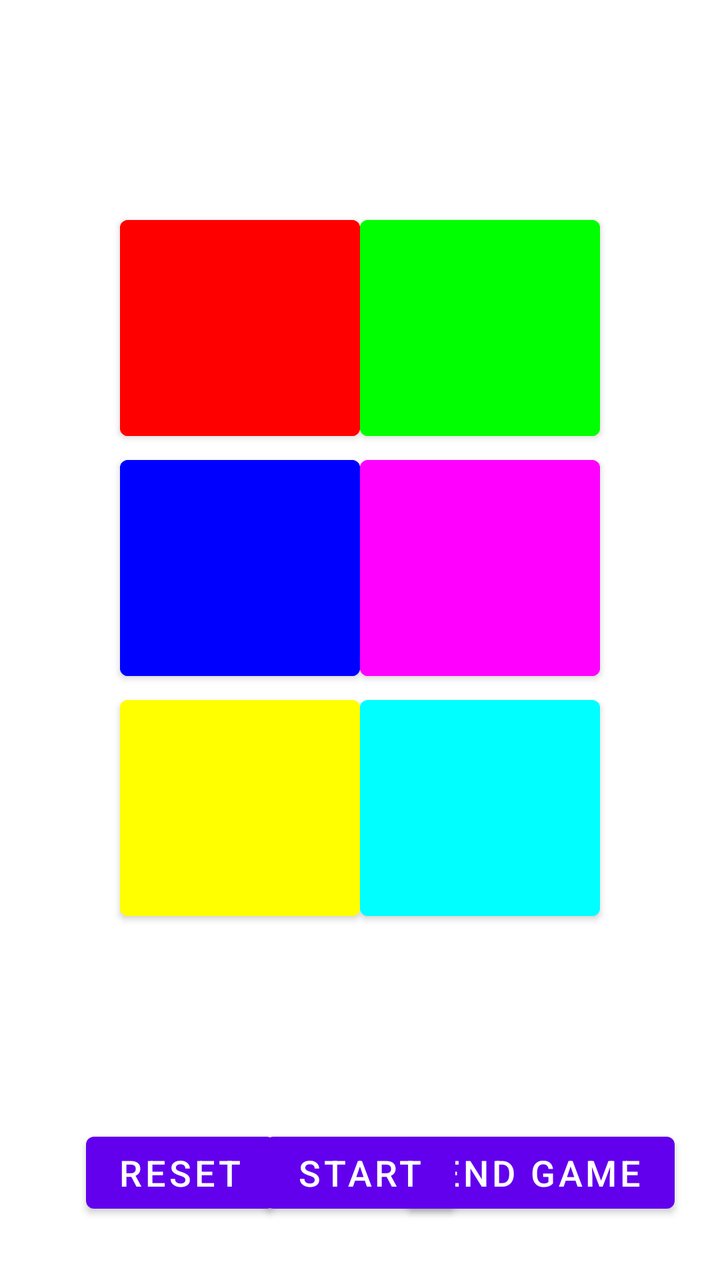
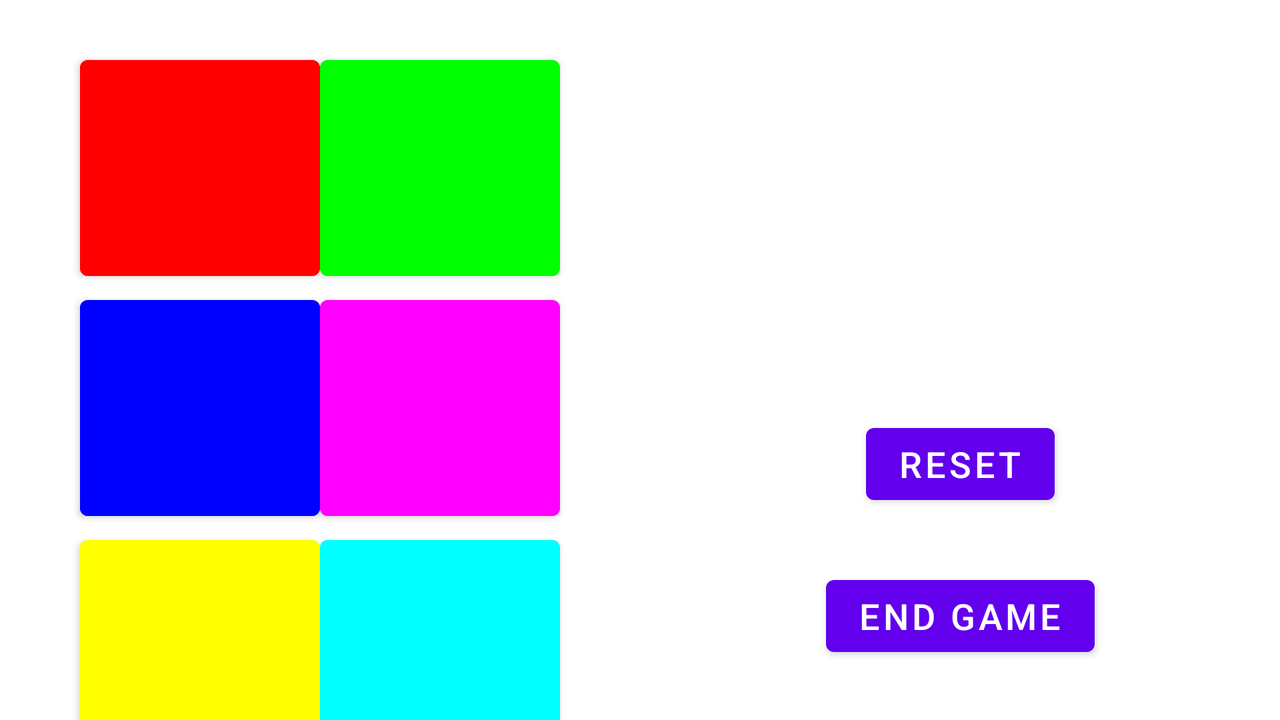

First picture: res/layout/ on a phone held upright. Second picture: the repository's own variant of that layout, on a device whose configuration matches the variant's folder. Source for both follows.
<!-- AndroidManifest.xml: application theme AppTheme -->
<!-- res/layout/fragment_game.xml -->
<?xml version="1.0" encoding="utf-8"?>
<androidx.constraintlayout.widget.ConstraintLayout xmlns:android="http://schemas.android.com/apk/res/android"
    xmlns:app="http://schemas.android.com/apk/res-auto"
    xmlns:tools="http://schemas.android.com/tools"
    android:layout_width="match_parent"
    android:layout_height="match_parent"
    tools:context=".ActivityGameFragment">

    <androidx.constraintlayout.widget.Guideline
        android:id="@+id/guideline"
        android:layout_width="wrap_content"
        android:layout_height="wrap_content"
        android:orientation="vertical"
        app:layout_constraintGuide_percent="0.50" />

    <Button
        android:id="@+id/Button_Red"
        android:layout_width="120dp"
        android:layout_height="120dp"
        android:contentDescription="@string/red"
        android:backgroundTint="#ff0000"
        app:layout_constraintBottom_toBottomOf="parent"
        app:layout_constraintRight_toLeftOf="@+id/guideline"
        app:layout_constraintTop_toTopOf="parent"
        app:layout_constraintVertical_bias="0.2"
        />

    <Button
        android:id="@+id/Button_Green"
        android:layout_width="120dp"
        android:layout_height="120dp"
        android:contentDescription="@string/green"
        android:backgroundTint="#00ff00"
        app:layout_constraintTop_toTopOf="@id/Button_Red"
        app:layout_constraintLeft_toRightOf="@id/Button_Red"/>

    <Button
        android:id="@+id/Button_Blue"
        android:layout_width="120dp"
        android:layout_height="120dp"
        android:contentDescription="@string/blue"
        android:backgroundTint="#0000ff"
        app:layout_constraintTop_toBottomOf="@id/Button_Red"
        app:layout_constraintLeft_toLeftOf="@id/Button_Red"/>

    <Button
        android:id="@+id/Button_Magenta"
        android:layout_width="120dp"
        android:layout_height="120dp"
        android:contentDescription="@string/magenta"
        android:backgroundTint="#ff00ff"
        app:layout_constraintTop_toBottomOf="@id/Button_Green"
        app:layout_constraintLeft_toRightOf="@id/Button_Blue"/>

    <Button
        android:id="@+id/Button_Yellow"
        android:layout_width="120dp"
        android:layout_height="120dp"
        android:contentDescription="@string/yellow"
        android:backgroundTint="#ffff00"
        app:layout_constraintTop_toBottomOf="@id/Button_Blue"
        app:layout_constraintLeft_toLeftOf="@id/Button_Blue"/>

    <Button
        android:id="@+id/Button_Cyan"
        android:layout_width="120dp"
        android:layout_height="120dp"
        android:contentDescription="@string/cyan"
        android:backgroundTint="#00ffff"
        app:layout_constraintTop_toBottomOf="@id/Button_Magenta"
        app:layout_constraintLeft_toRightOf="@id/Button_Yellow"/>

    <TextView
        android:id="@+id/TextGame"
        android:layout_width="match_parent"
        android:layout_height="wrap_content"
        android:textSize="32sp"
        android:textAlignment="center"
        app:layout_constraintTop_toBottomOf="@id/Button_Cyan"
        app:layout_constraintBottom_toTopOf="@id/Button_End"/>

    <Button
        android:id="@+id/Button_Reset"
        android:layout_width="wrap_content"
        android:layout_height="wrap_content"
        android:text="@string/reset"
        android:textSize="18sp"
        app:layout_constraintVertical_bias="0.95"
        app:layout_constraintBottom_toBottomOf="parent"
        app:layout_constraintTop_toTopOf="parent"
        app:layout_constraintRight_toLeftOf="@id/guideline"
        app:layout_constraintLeft_toLeftOf="parent"/>

    <Button
        android:id="@+id/Button_End"
        android:layout_width="wrap_content"
        android:layout_height="wrap_content"
        android:text="@string/toscore"
        android:textSize="18sp"
        app:layout_constraintBottom_toBottomOf="parent"
        app:layout_constraintTop_toTopOf="parent"
        app:layout_constraintLeft_toRightOf="@id/guideline"
        app:layout_constraintRight_toRightOf="parent"
        app:layout_constraintVertical_bias="0.95"/>

    <Button
        android:id="@+id/Button_Start"
        android:layout_width="wrap_content"
        android:layout_height="wrap_content"
        android:text="@string/start"
        android:textSize="18sp"
        app:layout_constraintBottom_toBottomOf="parent"
        app:layout_constraintTop_toTopOf="parent"
        app:layout_constraintLeft_toRightOf="@id/guideline"
        app:layout_constraintRight_toLeftOf="@id/guideline"
        app:layout_constraintVertical_bias="0.95"        />

</androidx.constraintlayout.widget.ConstraintLayout>
<!-- resources referenced by this layout -->
<resources>
  <string name="blue">blue</string>
  <string name="cyan">cyan</string>
  <string name="green">green</string>
  <string name="magenta">magenta</string>
  <string name="red">red</string>
  <string name="reset">Reset</string>
  <string name="start">start</string>
  <string name="toscore">End Game</string>
  <string name="yellow">yellow</string>
</resources>
<!-- res/layout-land/fragment_game.xml (the repository's variant of the layout above) -->
<!-- drawn on the phone turned sideways -->
<?xml version="1.0" encoding="utf-8"?>
<androidx.constraintlayout.widget.ConstraintLayout xmlns:android="http://schemas.android.com/apk/res/android"
    xmlns:app="http://schemas.android.com/apk/res-auto"
    xmlns:tools="http://schemas.android.com/tools"
    android:layout_width="match_parent"
    android:layout_height="match_parent"
    tools:context=".ActivityGameFragment">

    <androidx.constraintlayout.widget.Guideline
        android:id="@+id/guideline"
        android:layout_width="wrap_content"
        android:layout_height="wrap_content"
        android:orientation="vertical"
        app:layout_constraintGuide_percent="0.25" />

    <Button
        android:id="@+id/Button_Red"
        android:layout_width="120dp"
        android:layout_height="120dp"
        android:contentDescription="@string/red"
        android:backgroundTint="#ff0000"
        app:layout_constraintBottom_toBottomOf="parent"
        app:layout_constraintRight_toLeftOf="@+id/guideline"
        app:layout_constraintTop_toTopOf="parent"
        app:layout_constraintVertical_bias="0.1"
        tools:layout_editor_absoluteX="90dp"
        />

    <Button
        android:id="@+id/Button_Green"
        android:layout_width="120dp"
        android:layout_height="120dp"
        android:contentDescription="@string/green"
        android:backgroundTint="#00ff00"
        app:layout_constraintTop_toTopOf="@id/Button_Red"
        app:layout_constraintLeft_toRightOf="@id/Button_Red"/>

    <Button
        android:id="@+id/Button_Blue"
        android:layout_width="120dp"
        android:layout_height="120dp"
        android:contentDescription="@string/blue"
        android:backgroundTint="#0000ff"
        app:layout_constraintTop_toBottomOf="@id/Button_Red"
        app:layout_constraintLeft_toLeftOf="@id/Button_Red"/>

    <Button
        android:id="@+id/Button_Magenta"
        android:layout_width="120dp"
        android:layout_height="120dp"
        android:contentDescription="@string/magenta"
        android:backgroundTint="#ff00ff"
        app:layout_constraintTop_toBottomOf="@id/Button_Green"
        app:layout_constraintLeft_toRightOf="@id/Button_Blue"/>

    <Button
        android:id="@+id/Button_Yellow"
        android:layout_width="120dp"
        android:layout_height="120dp"
        android:contentDescription="@string/yellow"
        android:backgroundTint="#ffff00"
        app:layout_constraintTop_toBottomOf="@id/Button_Blue"
        app:layout_constraintLeft_toLeftOf="@id/Button_Blue"/>

    <Button
        android:id="@+id/Button_Cyan"
        android:layout_width="120dp"
        android:layout_height="120dp"
        android:contentDescription="@string/cyan"
        android:backgroundTint="#00ffff"
        app:layout_constraintTop_toBottomOf="@id/Button_Magenta"
        app:layout_constraintLeft_toRightOf="@id/Button_Yellow"/>

    <TextView
        android:id="@+id/TextGame"
        android:layout_width="wrap_content"
        android:layout_height="wrap_content"
        android:textAlignment="center"
        android:textSize="32sp"
        app:layout_constraintTop_toTopOf="parent"
        app:layout_constraintBottom_toTopOf="@id/guidelinecentervertical"
        app:layout_constraintLeft_toLeftOf="@id/guidelinecenter"
        app:layout_constraintRight_toRightOf="parent"/>

    <androidx.constraintlayout.widget.Guideline
        android:id="@+id/guidelineright"
        android:layout_width="wrap_content"
        android:layout_height="wrap_content"
        android:orientation="vertical"
        app:layout_constraintGuide_percent="0.75" />

    <androidx.constraintlayout.widget.Guideline
        android:id="@+id/guidelinecenter"
        android:layout_width="wrap_content"
        android:layout_height="wrap_content"
        android:orientation="vertical"
        app:layout_constraintGuide_percent="0.50" />

    <androidx.constraintlayout.widget.Guideline
        android:id="@+id/guidelinecentervertical"
        android:layout_width="wrap_content"
        android:layout_height="wrap_content"
        android:orientation="horizontal"
        app:layout_constraintGuide_percent="0.50" />

    <Button
        android:id="@+id/Button_Reset"
        android:layout_width="wrap_content"
        android:layout_height="wrap_content"
        android:text="@string/reset"
        android:textSize="18sp"
        app:layout_constraintBottom_toTopOf="@id/Button_End"
        app:layout_constraintTop_toBottomOf="@id/guidelinecentervertical"
        app:layout_constraintRight_toRightOf="parent"
        app:layout_constraintLeft_toLeftOf="@id/guidelinecenter"/>

    <Button
        android:id="@+id/Button_End"
        android:layout_width="wrap_content"
        android:layout_height="wrap_content"
        android:text="@string/toscore"
        android:textSize="18sp"
        app:layout_constraintBottom_toBottomOf="parent"
        app:layout_constraintTop_toBottomOf="@id/Button_Reset"
        app:layout_constraintLeft_toRightOf="@id/guidelinecenter"
        app:layout_constraintRight_toRightOf="parent"/>

</androidx.constraintlayout.widget.ConstraintLayout>
<!-- resources referenced by the variant -->
<!-- as the phone turned sideways resolves them -->
<resources>
  <string name="blue">blue</string>
  <string name="cyan">cyan</string>
  <string name="green">green</string>
  <string name="magenta">magenta</string>
  <string name="red">red</string>
  <string name="reset">Reset</string>
  <string name="toscore">End Game</string>
  <string name="yellow">yellow</string>
</resources>
